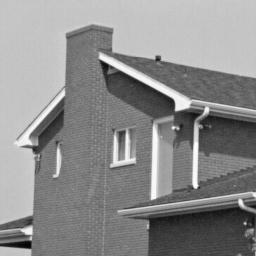
#> input picture S1/BIMA/TME6/img/house2.png, 256 x 256 px
$ jupyter execute TME6DurandKordon.ipynb   (older library calls are emulated)
#> lines starting #> are read from the running program, lines starting #| are printed output that depends on the picture
# Practical work 6 : Harris Corner Detector

The goal of this pratical work is to implement the Harris-Stephen's corners detector (C. Harris and M. Stephens. A combined corner and edge detector. In Proc. Fourth Alvey Vision Conference, pages 147–151, 1988).

Recall the Harris detector computes a map of corners from an image $I$:
$$
R(x,y) = \operatorname{det}(M) - k (\operatorname{trace}(M))^2, (x,y) \text{pixels}
$$
with $k\in[0.04, 0.06]$. $M$ is the auto-correlation of image $I$:
$$
M=\begin{pmatrix}
\sum_{x,y \in W} w(x,y)I_x^2 &
\sum_{x,y \in W} w(x,y)I_xI_y \\
\sum_{x,y \in W} w(x,y)I_xI_y &
\sum_{x,y \in W} w(x,y)I_y^2
\end{pmatrix}
=\begin{pmatrix}
A & B \\ C & D
\end{pmatrix}
$$
with $w(x,y)=\frac1{2\pi \sigma^2}e^{\frac{(x-x_c)^2 + (y-y_c)^2}{2\sigma^2}}$ a Gaussian mask centered on the window $W$. Partial derivatives $I_x$ and $I_y$ are estimated by one of the following kernels :
- Gradient:  $G_x = \begin{pmatrix} 0 & 0 & 0\\ 1 & 0 &-1 \\ 0 & 0 & 0 \end{pmatrix}$,
 $G_y = G_x^T$
- Prewitt: $G_x = \begin{pmatrix} 1 & 0 & -1\\ 1 & 0 &-1 \\ 1 & 0 & -1 \end{pmatrix}$,
 $G_y = G_x^T$
- Sobel: $G_x = \begin{pmatrix} 1 & 0 & -1\\ 2 & 0 &-2 \\ 1 & 0 & -1 \end{pmatrix}$,
 $G_y = G_x^T$


[cell 1]
# Load useful libraries
from PIL import Image
import matplotlib.pyplot as plt
import numpy as np
import scipy.signal
from scipy.signal import convolve2d

from scipy.linalg import det

# Useful functions
def gaussianKernel(sigma):
    """ double -> Array
        return a gaussian kernel of standard deviation sigma
    """
    n2 = np.int(np.ceil(3*sigma))
    x,y = np.meshgrid(np.arange(-n2,n2+1),np.arange(-n2,n2+1))
    kern = np.exp(-(x**2+y**2)/(2*sigma*sigma))
    return  kern/kern.sum()

def imshow(I, title=None, size=500, axis=False):
    """ display an image, with title, size, and axis """
    plt.figure(figsize=(size//80, size//80))
    plt.gray()
    plt.imshow(I)
    if not axis: plt.axis('off')
    if title: plt.title(title)
    plt.show()

def imshow_hot(I, title=None, size=500, axis=False):
    """ display an image, with title, size, and axis """
    plt.figure(figsize=(size//80, size//80))
    plt.hot()
    plt.imshow(I)
    if not axis: plt.axis('off')
    if title: plt.title(title)
    plt.show()

## Exercise 1: Harris response calculation

1) Write a function `computeR(I, scale, kappa)` that returns the Harris response $R$ from an image $I$ and a scale $scale$. You will use 5 steps:
- Computation of the directionnal derivate $I_x$ and $I_y$. Use the Sobel kernel.
- Computation of the products $I_x^2$, $I_y^2$, $I_x.I_y$.
- Computation of the convolution of $I_x^2$, $I_y^2$ and $I_x.I_y$ by a gaussian kernel of size N (use given function `gaussianKernel()`)
- Computation of $\operatorname{det}(M(x,y))$ and $\operatorname{trace}(M(x,y))$ for each pixel
- Computation of $R(x,y) = \operatorname{det}(M(x,y)) - k.(\operatorname{trace}(M(x,y)))^2$. You can use $k = 0.04$.

 You can compute the convolutions by using the ```scipy.signal.convolve2d``` function.

[cell 2]
def Sobel(I):
    """ Array*double -> Array """
    Sx = np.array([[1,0,-1],
                   [2,0,-2],
                   [1,0,-1]])
    Sy = np.array([[1,  2, 1],
                   [0,  0, 0],
                   [-1,-2,-1]])
    Ix = convolve2d(I,Sx)
    Iy = convolve2d(I,Sy)
    return Ix, Iy

[cell 3]
def computeR(image,scale,kappa):
    """ Array[n, m]*float*float->Array[n, m]
    """
    n, m = image.shape
    Ix, Iy = Sobel(image)
    A = Ix * Ix
    B = Iy * Iy
    C = Ix * Iy
    sigma = ((round((scale-1)/2+1))-1)/3
    w = gaussianKernel(sigma)
    wA = convolve2d(w,A)
    wB = convolve2d(w,B)
    wC = convolve2d(w,C)
    M = np.zeros((n,m,2,2))
    R = np.zeros((n,m))
    for i in range(n):
        for j in range(m):
            M[i][j][0][0] = wA[i][j]
            M[i][j][1][1] = wB[i][j]
            M[i][j][1][0] = wC[i][j]
            M[i][j][0][1] = wC[i][j]
            detM = det(M[i][j])
            traceM = np.trace(M[i][j])
            R[i][j] = detM - kappa * traceM**2
    return R

2) Write a script that displays the Harris response for the image ```img/house2.png``` along with the original image. Use a gaussian window of size $W=15$ pixels.

[cell 4]
kappa = 0.04
scale = 15
house2 = np.array(Image.open('img/house2.png'))

imshow(house2)
R_house2 = computeR(house2, scale, kappa)
#> in Sobel, `Ix = convolve2d(I,Sx)`:
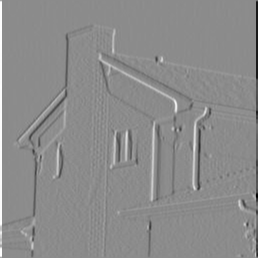
#> Ix: shape (258, 258) int64; min -963, max 793, mean 0; drawn with min black and max white
#> in Sobel, `Iy = convolve2d(I,Sy)`:
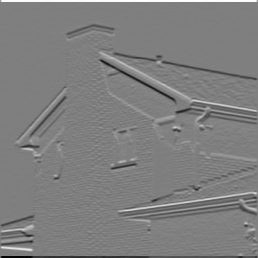
#> Iy: shape (258, 258) int64; min -807, max 812, mean 0; drawn with min black and max white
#> in computeR, `A = Ix * Ix`:
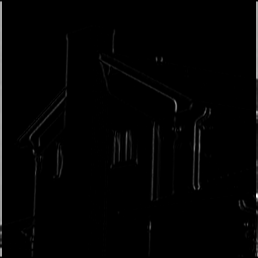
#> A: shape (258, 258) int64; min 0, max 927369, mean 11392.3; drawn with min black and max white
#> in computeR, `B = Iy * Iy`:
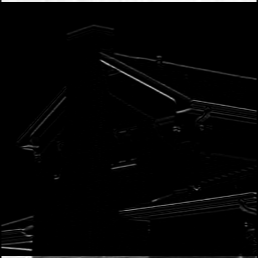
#> B: shape (258, 258) int64; min 0, max 659344, mean 13028.5; drawn with min black and max white
#> in computeR, `C = Ix * Iy`:
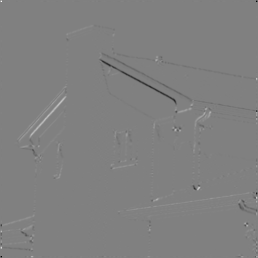
#> C: shape (258, 258) int64; min -351648, max 345744, mean -159.8; drawn with min black and max white
#> in computeR, `wA = convolve2d(w,A)`:
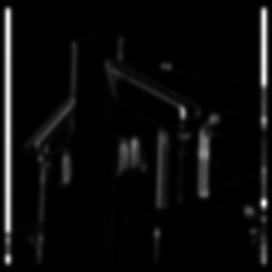
#> wA: shape (272, 272) float64; min 3.62e-06, max 219076.9, mean 10249.8; drawn with min black and max white
#> in computeR, `wB = convolve2d(w,B)`:
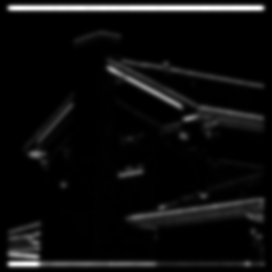
#> wB: shape (272, 272) float64; min 0, max 212188.3, mean 11721.9; drawn with min black and max white
